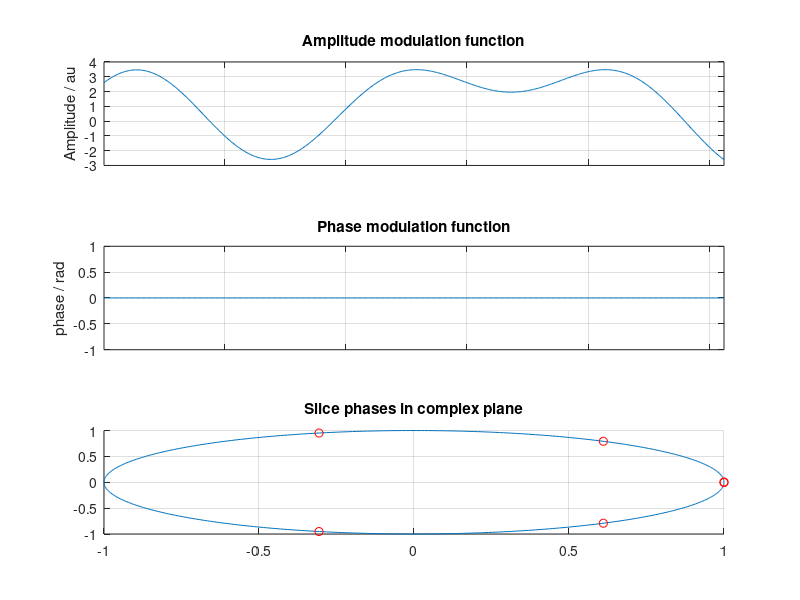

This figure's MATLAB source:
%%% Simple script to compute optimal slice phase offsets for multi-band
%%% imaging.
%%% Generates results presented in ISMRM 2015 abstract #2398 
%%% Shaihan Malik 12-5-2015


%% Compute optimized slice phases for specified MBF

%%%%%%%% User Inputs %%%%%%%%%%%%%%
MBF = 6;                %<--- Number of slices
am_only = true;         %<--- AM only (true) or AM/FM (false)
%%%%%%%%%%%%%%%%%%%%%%%%%%%%%%%%%%%


M=512; %<- number of time points, arbitrary
spos = (1:MBF)-(MBF+1)/2; %<- relative slice positions

%%% Function for max amplitude of arbitrary set of phases
bt = @(phi)(sum(exp(2*pi*1i*linspace(0,1,M)'*spos).*repmat(exp(1i*phi),[M 1]),2));

%%% If am_only need function to map phases to slice pairs
if am_only

    %%% identify pairs of slices that are equally offset (odd/even separate)
    if mod(MBF,2)==0 
        ixmap = @(x)(([x -fliplr(x)]));
    else
        ixmap = @(x)(([x -fliplr(x(1:end-1))]));
    end
else
    % If not mapping slices, just return input
    ixmap = @(x)(x);
end
bmax = @(phi)(max(abs(bt(ixmap(phi)))));


%%% Cost function for optimization
if am_only
    % Maximum amplitude
    costfun = @(phi)(max(abs(real(bt(ixmap(phi)))))+100*max(abs(imag(bt(ixmap(phi))))));
    nsol = ceil(MBF/2); %<-- the number of phases we need to find (searching for pairs)
else
    costfun = bmax;
    nsol = MBF;
end

%%% Run minimization multiple times with diff initial guess
nstarts=10;
cf=[];
phi_sol = zeros([1 nsol]);
opt=optimset('Display','none');
for ii=1:nstarts
    
    phi0 = rand([1 nsol]);
    
    phis = fmincon(costfun,phi0,[],[],[],[],zeros(size(phi0)),2*pi*ones(size(phi0)),[],opt);
    cf(ii) = costfun(phis);
    
    % Check if this is the lowest cost solution
    if costfun(phis)<costfun(phi_sol)
        phi_sol = phis;% this is now the lowest cost, so replace
    end
   fprintf('iteration %d, cf=%1.3f current best=%1.3f\n',ii,cf(ii),costfun(phi_sol))
end
    
%%% Report the best solution
fprintf(1,['\nMBF=%d, bmax = %1.3f, PHASES (radian): ' repmat('%1.3f ',[1 MBF]) '\n'],...
    MBF,bmax(phi_sol),ixmap(phi_sol));


%% Plot modulation function
figure;
subplot(3,1,1)
if am_only
    plot(real(bt(ixmap(phi_sol))))
else
    plot(abs(bt(ixmap(phi_sol))))
end
grid on
xlim([1 M])
ylabel('Amplitude / au')
title('Amplitude modulation function')
set(gca,'xticklabel','')

subplot(3,1,2)
if am_only
    plot(imag(bt(ixmap(phi_sol))));ylim([-1 1])
    %(this is for display purposes to avoid pi phase jumps in a real waveform. 
    % Try yourself if you think this is a cheat)
else
    plot(angle(bt(ixmap(phi_sol))))
end
grid on
xlim([1 M])
ylabel('phase / rad')
title('Phase modulation function')
set(gca,'xticklabel','')

subplot(3,1,3)
hold on
plot(cos(linspace(0,2*pi,M)),sin(linspace(0,2*pi,M)))
plot(cos(ixmap(phi_sol)),sin(ixmap(phi_sol)),'or')
grid on
title('Slice phases in complex plane')

set(gcf,'position',[100 100 250 750])
